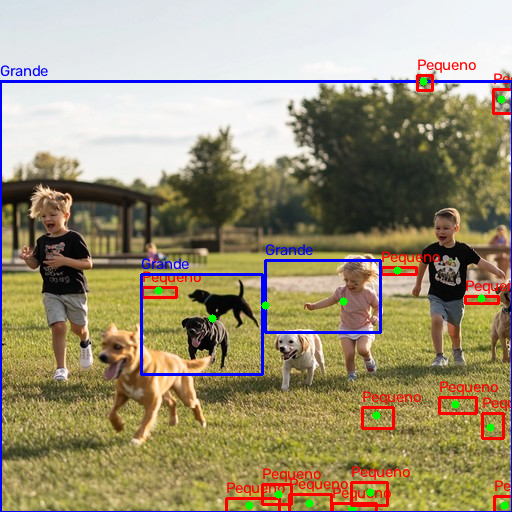
#> input picture imagen taller 6/image.png, 512 x 512 px, found by its file name
$ python TALLER6.py
#> lines starting #> are read from the running program, lines starting #| are printed output that depends on the picture; after the words box and inside, x2 and y2 are one past the last pixel; in counts of white or black regions, pixels touching at a corner belong together
import cv2
import numpy as np

# 1. Cargar la imagen a color
ruta_imagen = '/workspaces/IA-2/imagen taller 6/image.png'
imagen_color = cv2.imread(ruta_imagen)
#> imagen_color is the input picture: shape (512, 512, 3); mean B, G, R 117.3, 145.7, 156.9

if imagen_color is None:
    print(f"Error: No se pudo cargar la imagen en {ruta_imagen}")
else:
    # Copia para dibujar resultados
    resultado = imagen_color.copy()

    # 2. Pipeline completo de procesamiento
    # Paso A: Conversión a escala de grises
    gris = cv2.cvtColor(imagen_color, cv2.COLOR_BGR2GRAY)
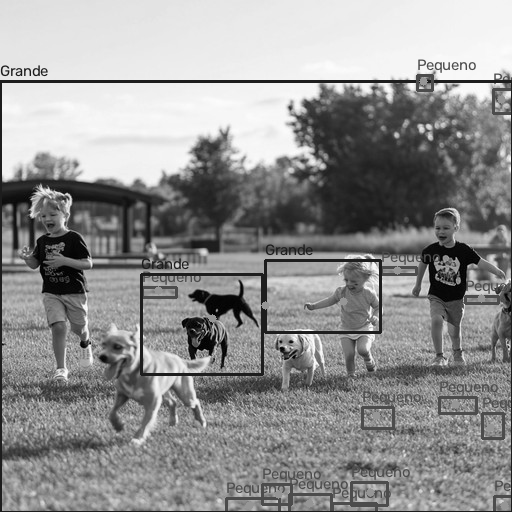
#> gris: shape (512, 512); min 0, max 254, mean 145.8

    # Paso B: Binarización con método de Otsu
    _, binaria = cv2.threshold(gris, 0, 255, cv2.THRESH_BINARY_INV + cv2.THRESH_OTSU)
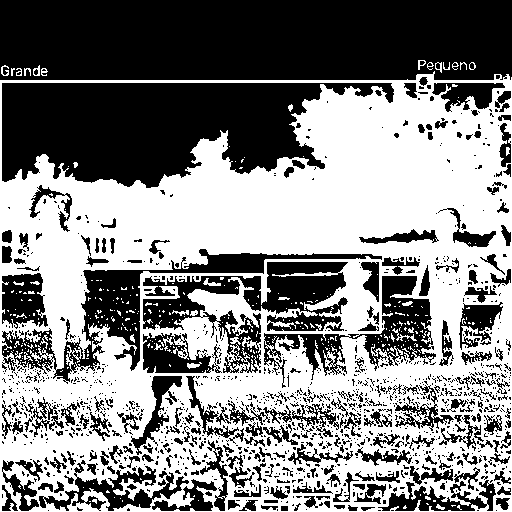
#> binaria: shape (512, 512); 52.3% white; 1286 black regions (1060 under 20 px), largest, box (x1, y1, x2, y2) and area: (0, 0, 512, 80) 40341, (2, 83, 394, 188) 27044, (143, 262, 348, 373) 8467

    # Paso C: Limpieza Morfológica (Apertura)
    kernel = np.ones((3, 3), np.uint8)
    limpia = cv2.morphologyEx(binaria, cv2.MORPH_OPEN, kernel)
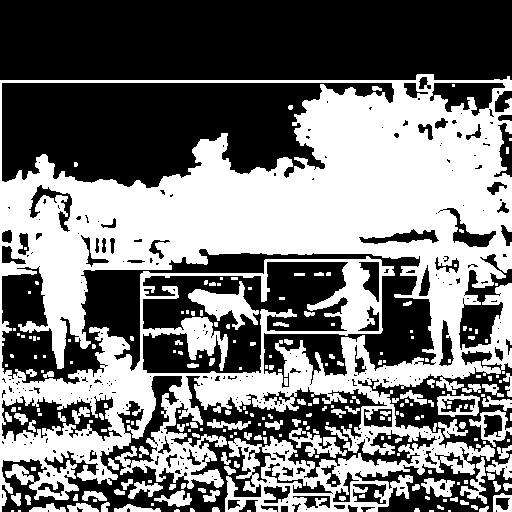
#> limpia: shape (512, 512); 46.3% white; 237 white regions (131 under 20 px)

    # Paso D: Extracción de Contornos
    contornos, _ = cv2.findContours(limpia, cv2.RETR_EXTERNAL, cv2.CHAIN_APPROX_SIMPLE)
#> contornos = 144 contours, 89 with area under 20; largest, box (x1, y1, x2, y2) and area: (0, 74, 512, 512) 180857, (469, 410, 512, 447) 747, (437, 394, 480, 417) 744, (289, 428, 347, 458) 513, (421, 478, 455, 497) 351

    print(f"Objetos totales detectados: {len(contornos)}")
#| Objetos totales detectados: 144
    umbral_area = 1500  # Valor límite para clasificar tamaño

    for i, cnt in enumerate(contornos):
        # 3. Calcular métricas
        area = cv2.contourArea(cnt)

        # Filtrar pequeñas partículas de ruido
        if area > 100:
            x, y, w, h = cv2.boundingRect(cnt)
            print(f"Objeto #{i+1}: Área = {area} px")

            # 4. Lógica de clasificación por área
            if area > umbral_area:
                color_box = (255, 0, 0)  # Azul (BGR): Objeto grande
                etiqueta = "Grande"
            else:
                color_box = (0, 0, 255)  # Rojo (BGR): Objeto pequeño
                etiqueta = "Pequeno"

            # Dibujar Bounding Box y etiqueta
            cv2.rectangle(resultado, (x, y), (x + w, y + h), color_box, 2)
            cv2.putText(resultado, etiqueta, (x, y - 5), cv2.FONT_HERSHEY_SIMPLEX, 0.5, color_box, 1)

            # Calcular Centroide
            M = cv2.moments(cnt)
            if M["m00"] != 0:
                cx = int(M["m10"] / M["m00"])
                cy = int(M["m01"] / M["m00"])
                cv2.circle(resultado, (cx, cy), 4, (0, 255, 0), -1)
#> this loop made 144 passes
#> (area, x, y, w, h, color_box, etiqueta, cx) on passes 13, 15, 16, 25, 27, 29, 38, 42, 49, 51, 74, 90: (157.5, 114, 504, 47, 8, (0, 0, 255), 'Pequeno', 135), (151, 67, 503, 32, 9, (0, 0, 255), 'Pequeno', 81), (142, 29, 503, 37, 9, (0, 0, 255), 'Pequeno', 47), (292.5, 493, 493, 19, 19, (0, 0, 255), 'Pequeno', 502), (130.5, 82, 491, 25, 10, (0, 0, 255), 'Pequeno', 93), (263.5, 154, 490, 38, 17, (0, 0, 255), 'Pequeno', 176), (216.5, 128, 481, 35, 18, (0, 0, 255), 'Pequeno', 144), (351, 421, 478, 34, 19, (0, 0, 255), 'Pequeno', 438), (339.5, 460, 457, 27, 47, (0, 0, 255), 'Pequeno', 476), (222.5, 486, 454, 26, 26, (0, 0, 255), 'Pequeno', 501), (513, 289, 428, 58, 30, (0, 0, 255), 'Pequeno', 317), (184, 438, 419, 30, 19, (0, 0, 255), 'Pequeno', 451)
#> area on passes 9, 10, 17, 18, 23, 26: 24.5, 28.5, 47, 23.5, 32, 69.5
#| Objeto #13: Área = 157.5 px
#| Objeto #15: Área = 151.0 px
#| Objeto #16: Área = 142.0 px
#| Objeto #25: Área = 292.5 px
#| Objeto #27: Área = 130.5 px
#| Objeto #29: Área = 263.5 px
#| Objeto #38: Área = 216.5 px
#| Objeto #42: Área = 351.0 px
#> (further printed lines are left out)
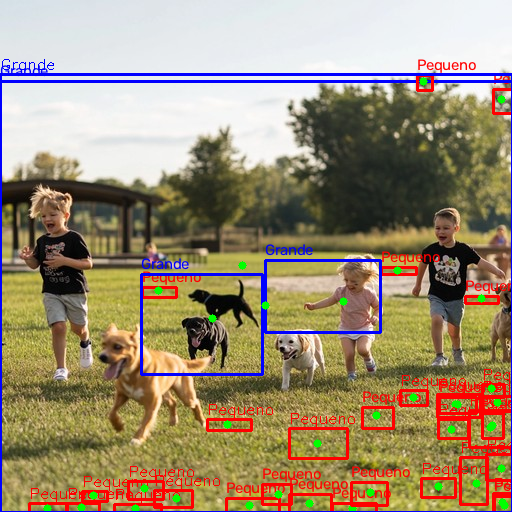
#> resultado: shape (512, 512, 3); 3.37% of pixels changed, all inside (x1, y1, x2, y2) = (0, 59, 512, 511)

    # 5. Guardar la imagen procesada

    # 5. Guardar la imagen procesada
cv2.imwrite('/workspaces/IA---2/taller6_clasificacion.png', resultado)
print("Procesamiento finalizado. Resultado guardado en '/workspaces/IA---2/taller6_clasificacion.png'.")
